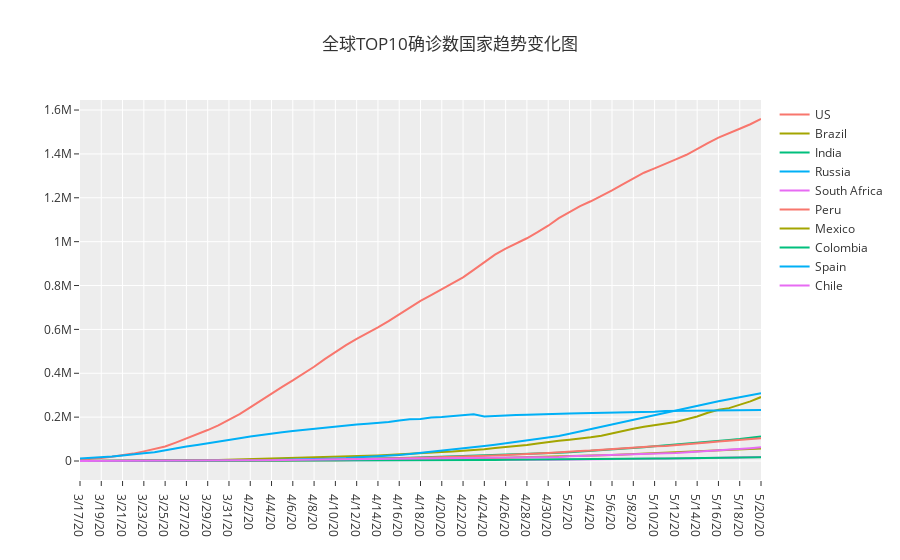

Notebook cell for this chart:
### Markdown cell above
- 目前确诊数全球top10的趋势图

### Code cell
data=[]
for i in range(len(confirmed_top10_timeseries.index)):
    trace=go.Scatter(
        x = confirmed_top10_timeseries.columns[55:120],
        y = confirmed_top10_timeseries.loc[confirmed_top10_timeseries.index[i]][55:120].values,
        mode = 'lines',
        name = confirmed_top10_timeseries.index[i],
    )
    data.append(trace)

layout=go.Layout(
    showlegend=True,
    template='ggplot2',
    title='全球TOP10确诊数国家趋势变化图'
)
fig=go.Figure(data=data,layout=layout)
py.iplot(fig)
